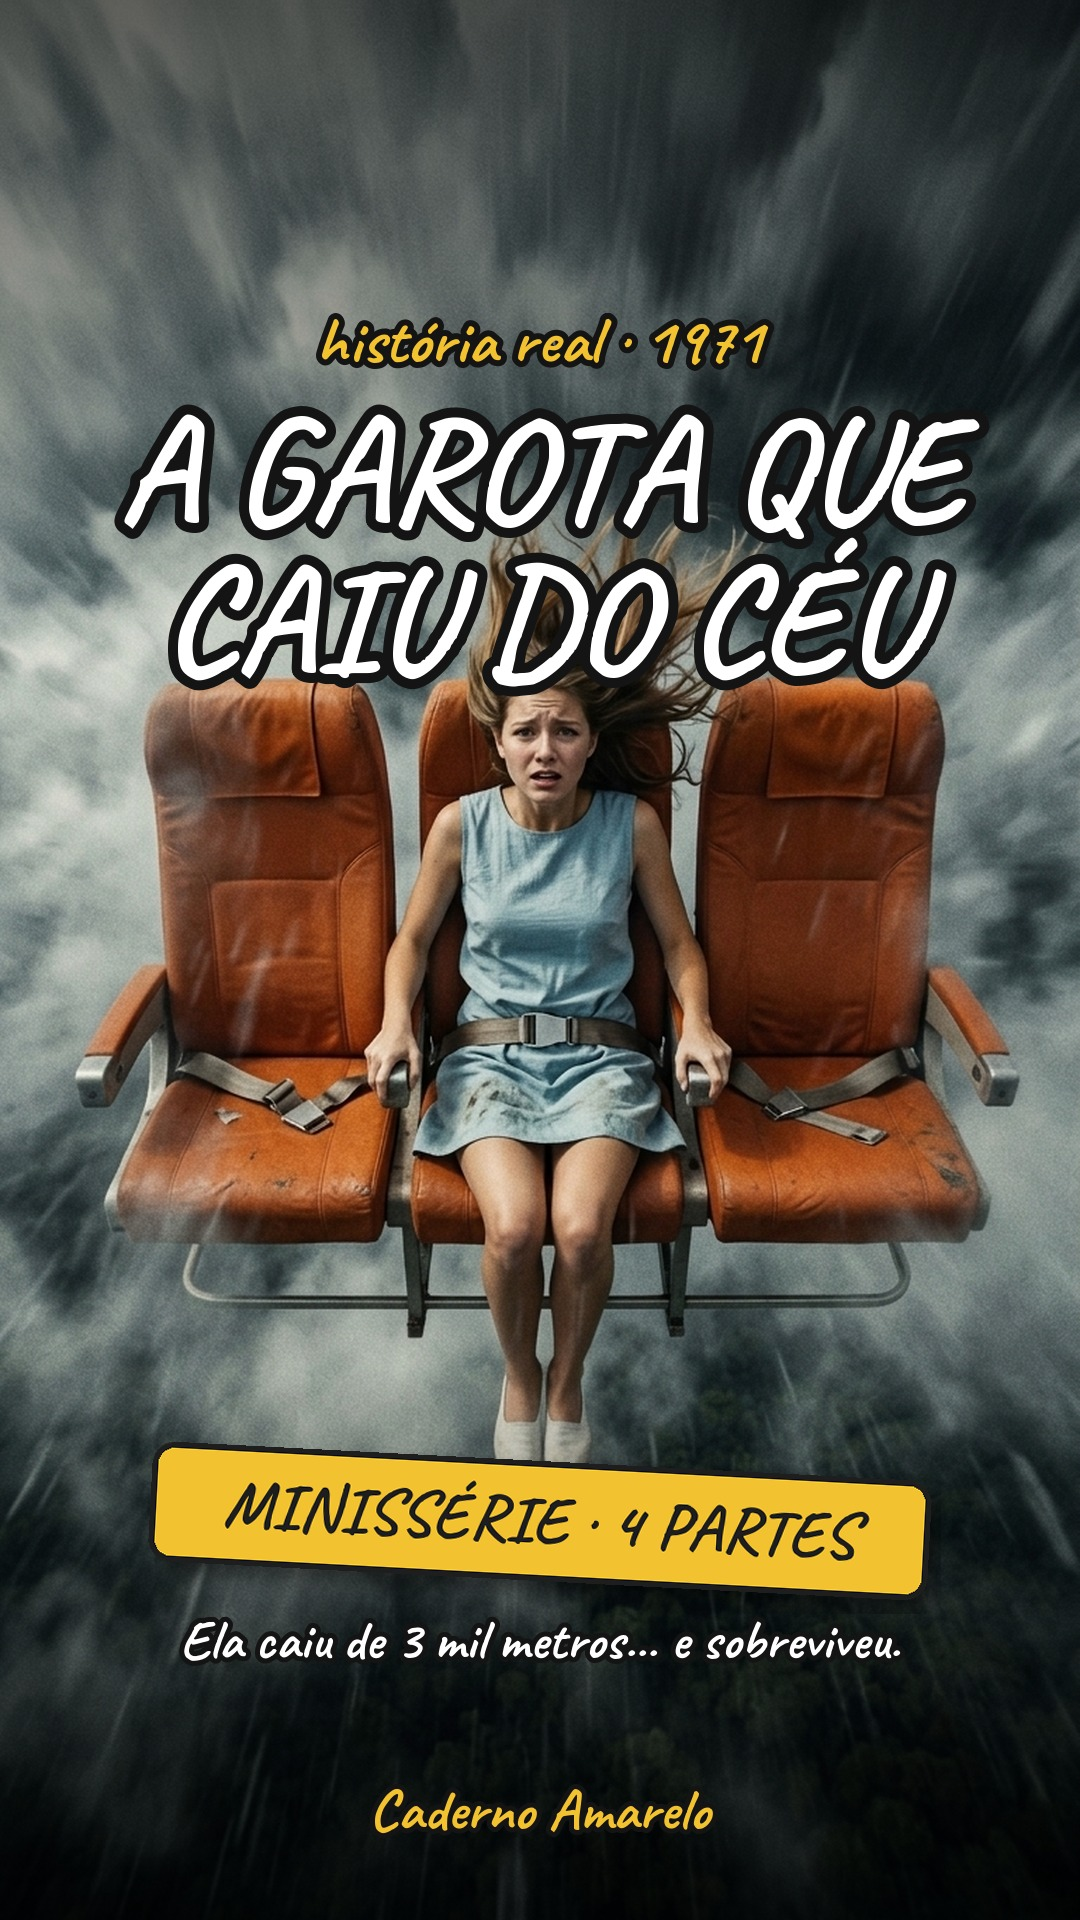

Write the Python code that produced this figure.
# Capa da minissérie: a garota caindo nas poltronas (cena 01 da parte 1, Flow) + título + faixa "MINISSÉRIE · 4 PARTES".
# Texto dentro da faixa central 4:5 (y 285-1635) pra não cortar na grade do Instagram.
import os
from PIL import Image, ImageDraw, ImageFont, ImageFilter
R = os.path.dirname(os.path.abspath(__file__)); fnt = lambda s: ImageFont.truetype(f"{R}/../duas_bombas/Caveat-Bold.ttf", s)
W, H = 1080, 1920; AMARELO, TINTA = (242, 194, 48, 255), (30, 30, 30, 255)
im = Image.open(f"{R}/flow_p1/img/cena01.png").convert("RGB"); s = W / im.width
im = im.resize((W, round(im.height * s)), Image.LANCZOS); y0 = (im.height - H) // 2; im = im.crop((0, y0, W, y0 + H)).convert("RGBA")
sombra = Image.new("RGBA", (W, H), (0, 0, 0, 0)); ds = ImageDraw.Draw(sombra)
for y in range(H):  # escurece em cima e embaixo pro texto ler bem
    a = max(0, 150 - y * 150 // 620) if y < 620 else max(0, (y - 1380) * 170 // 540)
    ds.line([(0, y), (W, y)], fill=(0, 0, 0, a))
im = Image.alpha_composite(im, sombra); d = ImageDraw.Draw(im)
contorno = dict(stroke_width=10, stroke_fill=(20, 20, 20, 255))
d.text((W // 2, 340), "história real · 1971", font=fnt(66), fill=AMARELO, anchor="mm", stroke_width=6, stroke_fill=(20, 20, 20, 255))
for j, l in enumerate(["A GAROTA QUE", "CAIU DO CÉU"]):
    d.text((W // 2, 470 + j * 150), l, font=fnt(152), fill=(255, 255, 255, 255), anchor="mm", **contorno)
# faixa amarela como pedaço de folha do caderno
fx = Image.new("RGBA", (780, 120), (0, 0, 0, 0)); df = ImageDraw.Draw(fx)
df.rounded_rectangle([0, 0, 779, 119], 22, fill=AMARELO, outline=TINTA, width=6)
df.text((390, 58), "MINISSÉRIE · 4 PARTES", font=fnt(66), fill=TINTA, anchor="mm")
fx = fx.rotate(-3, expand=True, resample=Image.BICUBIC)
sh = Image.new("RGBA", fx.size, (0, 0, 0, 0)); sh.paste((0, 0, 0, 110), mask=fx.split()[3]); sh = sh.filter(ImageFilter.GaussianBlur(8))
px, py = (W - fx.width) // 2, 1440; im.alpha_composite(sh, (px + 8, py + 12)); im.alpha_composite(fx, (px, py))
d.text((W // 2, 1640), "Ela caiu de 3 mil metros... e sobreviveu.", font=fnt(54), fill=(255, 255, 255, 255), anchor="mm", stroke_width=5, stroke_fill=(20, 20, 20, 255))
d.text((W // 2, H - 110), "Caderno Amarelo", font=fnt(58), fill=AMARELO, anchor="mm", stroke_width=5, stroke_fill=(20, 20, 20, 255))
im.convert("RGB").save(f"{R}/capa_minisserie.jpg", quality=92); print("capa ok", im.size)
